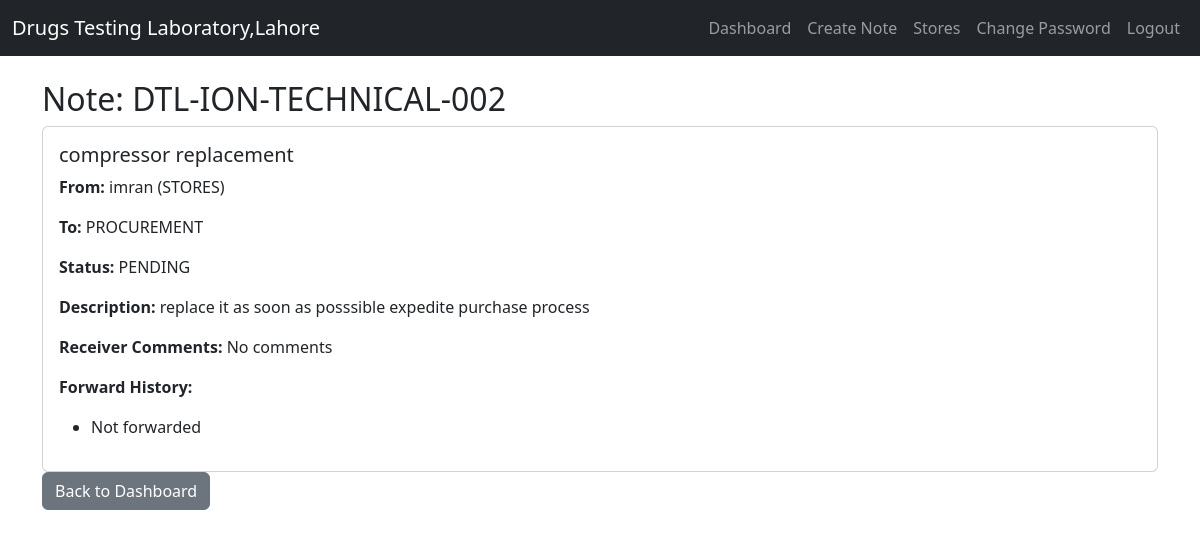
/note/DTL-ION-TECHNICAL-002/ (signed in), run on an earlier commit of the app's database.
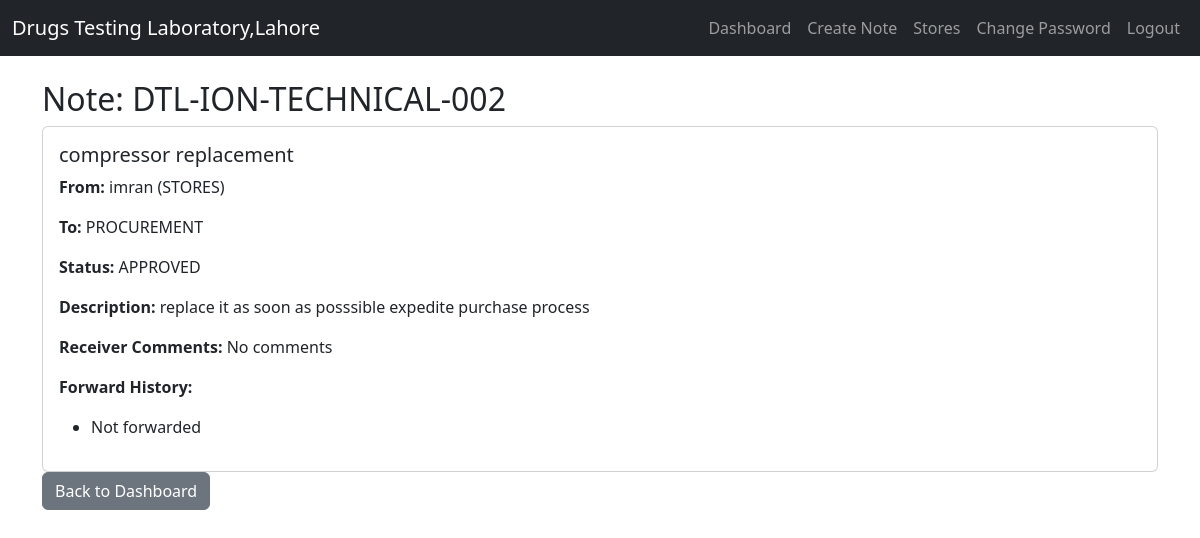
And on a later commit of the database.
### communication/models.py (models this page shows, shortened)
class Note(models.Model):
    from_user = models.ForeignKey(User, related_name='sent_notes', on_delete=models.CASCADE)
    to_section = models.CharField(max_length=20, choices=SECTION_CHOICES)
    subject = models.CharField(max_length=200)
    description = models.TextField()
    unique_id = models.CharField(max_length=100, unique=True, editable=False)  # Increased length
    status = models.CharField(max_length=20, choices=STATUS_CHOICES, default='PENDING')
    receiver_comments = models.TextField(blank=True, null=True)
    created_at = models.DateTimeField(auto_now_add=True)

class UserProfile(models.Model):
    user = models.OneToOneField(User, on_delete=models.CASCADE)
    section = models.CharField(max_length=20, choices=SECTION_CHOICES)

### communication/views.py (the view)
# urls.py: path('note/<str:note_id>/', views.view_note, name='view_note'),
@login_required
def view_note(request, note_id):
    note = get_object_or_404(Note, unique_id=note_id)
    return render(request, 'communication/view_note.html', {'note': note})

### communication/templates/communication/view_note.html (shortened to what this page needs)
{% extends 'communication/base.html' %}
{% block content %}
<h2>Note: {{ note.unique_id }}</h2>
<div class="card">
    <div class="card-body">
        <h5 class="card-title">{{ note.subject }}</h5>
        <p><strong>From:</strong> {{ note.from_user.username }} ({{ note.from_user.userprofile.section }})</p>
        <p><strong>To:</strong> {{ note.to_section }}</p>
        <p><strong>Status:</strong> {{ note.status }}</p>
        <p><strong>Description:</strong> {{ note.description }}</p>
        <p><strong>Receiver Comments:</strong> {{ note.receiver_comments|default:"No comments" }}</p>
        <p><strong>Forward History:</strong></p>
        <ul>
            {% for history in note.forward_history.all %}
                <li>{{ history.from_section }} → {{ history.to_section }} by {{ history.forwarded_by.username }} ({{ history.forwarded_at|date:"Y-m-d H:i" }})</li>
            {% empty %}
                <li>Not forwarded</li>
            {% endfor %}
        </ul>
    </div>
</div>
<a href="{% url 'dashboard' %}" class="btn btn-secondary">Back to Dashboard</a>
{% endblock %}

What changed in the data, as far as the page shows it:
changed Note "DTL-ION-TECHNICAL-002": status "PENDING" → "APPROVED"
